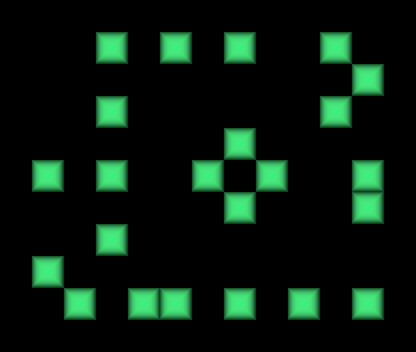

A 2D game scene composited from a Tiled map and its tileset images. What follows is a short description and the map's XML, with every tile layer's data as written:
An orthogonal 13x11 tile map with 32x32 px tiles, 1 tile layer (piedras), 1 hidden layer not drawn.

<map version="1.0" orientation="orthogonal" renderorder="right-down" width="13" height="11" tilewidth="32" tileheight="32" nextobjectid="1">
 <properties>
  <property name="nombre" value="Nivel 1" />
 </properties>
 <tileset firstgid="1" name="tile" tilewidth="32" tileheight="32" tilecount="3">
  <image source="../tilebase.png" width="96" height="32" />
  <terraintypes>
   <terrain name="New Terrain" tile="-1" />
  </terraintypes>
 </tileset>
 <layer name="base" width="13" height="11" visible="0">
  <data>
   <tile gid="1" />
   <tile gid="1" />
   <tile gid="1" />
   <tile gid="1" />
   <tile gid="1" />
   <tile gid="1" />
   <tile gid="1" />
   <tile gid="1" />
   <tile gid="1" />
   <tile gid="1" />
   <tile gid="1" />
   <tile gid="1" />
   <tile gid="1" />
   <tile gid="1" />
   <tile gid="2" />
   <tile gid="2" />
   <tile gid="2" />
   <tile gid="2" />
   <tile gid="2" />
   <tile gid="2" />
   <tile gid="2" />
   <tile gid="2" />
   <tile gid="2" />
   <tile gid="2" />
   <tile gid="2" />
   <tile gid="1" />
   <tile gid="1" />
   <tile gid="2" />
   <tile gid="1" />
   <tile gid="2" />
   <tile gid="1" />
   <tile gid="2" />
   <tile gid="1" />
   <tile gid="2" />
   <tile gid="1" />
   <tile gid="2" />
   <tile gid="1" />
   <tile gid="2" />
   <tile gid="1" />
   <tile gid="1" />
   <tile gid="2" />
   <tile gid="2" />
   <tile gid="2" />
   <tile gid="2" />
   <tile gid="2" />
   <tile gid="2" />
   <tile gid="2" />
   <tile gid="2" />
   <tile gid="2" />
   <tile gid="2" />
   <tile gid="2" />
   <tile gid="1" />
   <tile gid="1" />
   <tile gid="2" />
   <tile gid="1" />
   <tile gid="2" />
   <tile gid="1" />
   <tile gid="2" />
   <tile gid="1" />
   <tile gid="2" />
   <tile gid="1" />
   <tile gid="2" />
   <tile gid="1" />
   <tile gid="2" />
   <tile gid="1" />
   <tile gid="1" />
   <tile gid="2" />
   <tile gid="2" />
   <tile gid="2" />
   <tile gid="2" />
   <tile gid="2" />
   <tile gid="2" />
   <tile gid="2" />
   <tile gid="2" />
   <tile gid="2" />
   <tile gid="2" />
   <tile gid="2" />
   <tile gid="1" />
   <tile gid="1" />
   <tile gid="2" />
   <tile gid="1" />
   <tile gid="2" />
   <tile gid="1" />
   <tile gid="2" />
   <tile gid="1" />
   <tile gid="2" />
   <tile gid="1" />
   <tile gid="2" />
   <tile gid="1" />
   <tile gid="2" />
   <tile gid="1" />
   <tile gid="1" />
   <tile gid="2" />
   <tile gid="2" />
   <tile gid="2" />
   <tile gid="2" />
   <tile gid="2" />
   <tile gid="2" />
   <tile gid="2" />
   <tile gid="2" />
   <tile gid="2" />
   <tile gid="2" />
   <tile gid="2" />
   <tile gid="1" />
   <tile gid="1" />
   <tile gid="2" />
   <tile gid="1" />
   <tile gid="2" />
   <tile gid="1" />
   <tile gid="2" />
   <tile gid="1" />
   <tile gid="2" />
   <tile gid="1" />
   <tile gid="2" />
   <tile gid="1" />
   <tile gid="2" />
   <tile gid="1" />
   <tile gid="1" />
   <tile gid="2" />
   <tile gid="2" />
   <tile gid="2" />
   <tile gid="2" />
   <tile gid="2" />
   <tile gid="2" />
   <tile gid="2" />
   <tile gid="2" />
   <tile gid="2" />
   <tile gid="2" />
   <tile gid="2" />
   <tile gid="1" />
   <tile gid="1" />
   <tile gid="1" />
   <tile gid="1" />
   <tile gid="1" />
   <tile gid="1" />
   <tile gid="1" />
   <tile gid="1" />
   <tile gid="1" />
   <tile gid="1" />
   <tile gid="1" />
   <tile gid="1" />
   <tile gid="1" />
   <tile gid="1" />
  </data>
 </layer>
 <layer name="piedras" width="13" height="11">
  <data>
   <tile gid="0" />
   <tile gid="0" />
   <tile gid="0" />
   <tile gid="0" />
   <tile gid="0" />
   <tile gid="0" />
   <tile gid="0" />
   <tile gid="0" />
   <tile gid="0" />
   <tile gid="0" />
   <tile gid="0" />
   <tile gid="0" />
   <tile gid="0" />
   <tile gid="0" />
   <tile gid="0" />
   <tile gid="0" />
   <tile gid="3" />
   <tile gid="0" />
   <tile gid="3" />
   <tile gid="0" />
   <tile gid="3" />
   <tile gid="0" />
   <tile gid="0" />
   <tile gid="3" />
   <tile gid="0" />
   <tile gid="0" />
   <tile gid="0" />
   <tile gid="0" />
   <tile gid="0" />
   <tile gid="0" />
   <tile gid="0" />
   <tile gid="0" />
   <tile gid="0" />
   <tile gid="0" />
   <tile gid="0" />
   <tile gid="0" />
   <tile gid="0" />
   <tile gid="3" />
   <tile gid="0" />
   <tile gid="0" />
   <tile gid="0" />
   <tile gid="0" />
   <tile gid="3" />
   <tile gid="0" />
   <tile gid="0" />
   <tile gid="0" />
   <tile gid="0" />
   <tile gid="0" />
   <tile gid="0" />
   <tile gid="3" />
   <tile gid="0" />
   <tile gid="0" />
   <tile gid="0" />
   <tile gid="0" />
   <tile gid="0" />
   <tile gid="0" />
   <tile gid="0" />
   <tile gid="0" />
   <tile gid="0" />
   <tile gid="3" />
   <tile gid="0" />
   <tile gid="0" />
   <tile gid="0" />
   <tile gid="0" />
   <tile gid="0" />
   <tile gid="0" />
   <tile gid="3" />
   <tile gid="0" />
   <tile gid="3" />
   <tile gid="0" />
   <tile gid="0" />
   <tile gid="3" />
   <tile gid="0" />
   <tile gid="3" />
   <tile gid="0" />
   <tile gid="0" />
   <tile gid="3" />
   <tile gid="0" />
   <tile gid="0" />
   <tile gid="0" />
   <tile gid="0" />
   <tile gid="0" />
   <tile gid="0" />
   <tile gid="0" />
   <tile gid="0" />
   <tile gid="3" />
   <tile gid="0" />
   <tile gid="0" />
   <tile gid="0" />
   <tile gid="3" />
   <tile gid="0" />
   <tile gid="0" />
   <tile gid="0" />
   <tile gid="0" />
   <tile gid="3" />
   <tile gid="0" />
   <tile gid="0" />
   <tile gid="0" />
   <tile gid="0" />
   <tile gid="0" />
   <tile gid="0" />
   <tile gid="0" />
   <tile gid="0" />
   <tile gid="0" />
   <tile gid="0" />
   <tile gid="3" />
   <tile gid="0" />
   <tile gid="0" />
   <tile gid="0" />
   <tile gid="0" />
   <tile gid="0" />
   <tile gid="0" />
   <tile gid="0" />
   <tile gid="0" />
   <tile gid="0" />
   <tile gid="0" />
   <tile gid="0" />
   <tile gid="0" />
   <tile gid="0" />
   <tile gid="3" />
   <tile gid="0" />
   <tile gid="3" />
   <tile gid="3" />
   <tile gid="0" />
   <tile gid="3" />
   <tile gid="0" />
   <tile gid="3" />
   <tile gid="0" />
   <tile gid="3" />
   <tile gid="0" />
   <tile gid="0" />
   <tile gid="0" />
   <tile gid="0" />
   <tile gid="0" />
   <tile gid="0" />
   <tile gid="0" />
   <tile gid="0" />
   <tile gid="0" />
   <tile gid="0" />
   <tile gid="0" />
   <tile gid="0" />
   <tile gid="0" />
   <tile gid="0" />
  </data>
 </layer>
</map>
